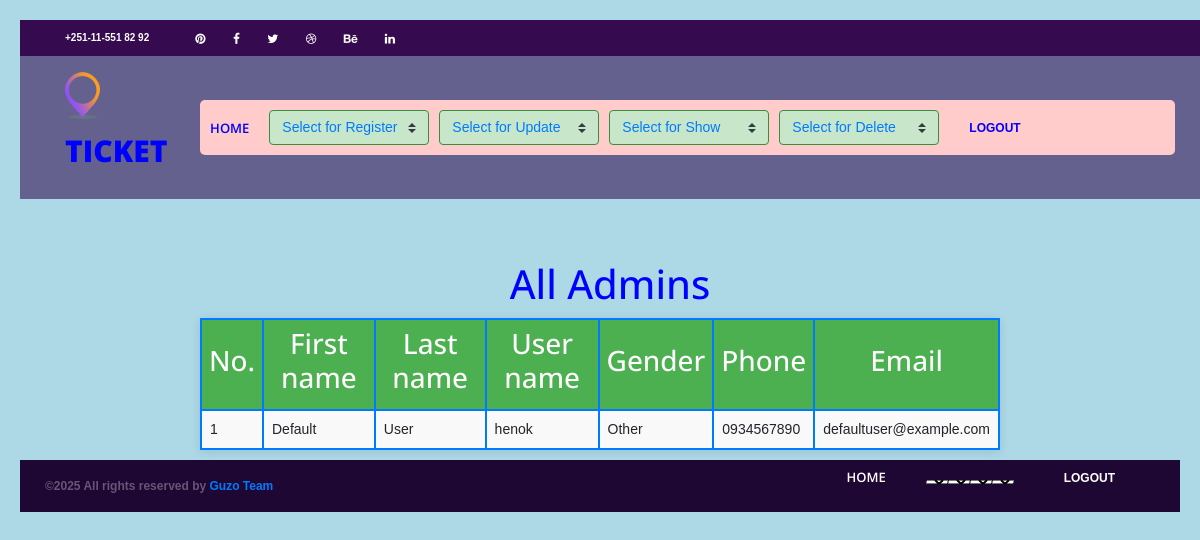
/users/, run on the app's committed database.
### users/models.py (models this page shows, shortened)
class CustomUser(AbstractUser):
    registration_id = models.UUIDField(default=uuid.uuid4, editable=False, unique=True)
    registered_time = models.DateTimeField(auto_now_add=True)
    fname = models.CharField(max_length=50, null=True, blank=True)
    lname = models.CharField(max_length=50, null=True, blank=True)
    gender = models.CharField(max_length=20, null=True, blank=True)
    phone = models.CharField(max_length=50, null=True, blank=True)
    groups = models.ManyToManyField(
        'auth.Group',
        related_name='customuser_set',
        blank=True
    )
    user_permissions = models.ManyToManyField(
        'auth.Permission',
        related_name='customuser_permissions_set',
        blank=True
    )

### users/views.py (the view)
# urls.py: path('', include('users.urls')),
def users(request):
    users = CustomUser.objects.all()
    return render(request, 'users/users.html',{'users': users})

### users/templates/users/users.html (shortened to what this page needs)
<!DOCTYPE html>
<html lang="en">
<head>
<link rel="stylesheet" type="text/css" href="../static/styles/bootstrap4/bootstrap.min.css">
<link href="../static/plugins/font-awesome-4.7.0/css/font-awesome.min.css" rel="stylesheet" type="text/css">
<link rel="stylesheet" type="text/css" href="../static/plugins/OwlCarousel2-2.2.1/owl.carousel.css">
<link rel="stylesheet" type="text/css" href="../static/plugins/OwlCarousel2-2.2.1/owl.theme.default.css">
<link rel="stylesheet" type="text/css" href="../static/plugins/OwlCarousel2-2.2.1/animate.css">
<link rel="stylesheet" type="text/css" href="../static/styles/main_styles.css">
<link rel="stylesheet" type="text/css" href="../static/styles/responsive.css">
</head>
<body style="background-color: lightblue;">
<div class="super_container">
<header class="header">
		<div class="top_bar">
			<div class="container">
				<div class="row">
					<div class="col d-flex flex-row">
						<div class="phone">+251-11-551 82 92</div>
						<div class="social">
							<ul class="social_list">
								<li class="social_list_item"><a href="#"><i class="fa fa-pinterest" aria-hidden="true"></i></a></li>
								<li class="social_list_item"><a href="#"><i class="fa fa-facebook" aria-hidden="true"></i></a></li>
								<li class="social_list_item"><a href="#"><i class="fa fa-twitter" aria-hidden="true"></i></a></li>
								<li class="social_list_item"><a href="#"><i class="fa fa-dribbble" aria-hidden="true"></i></a></li>
								<li class="social_list_item"><a href="#"><i class="fa fa-behance" aria-hidden="true"></i></a></li>
								<li class="social_list_item"><a href="#"><i class="fa fa-linkedin" aria-hidden="true"></i></a></li>
							</ul>
						</div>
					</div>
				</div>
			</div>
		</div>
		<nav class="main_nav">
    <div class="container">
        <div class="row">
            <div class="col main_nav_col d-flex flex-row align-items-center justify-content-start">
                <div class="logo_container">
                    <div class="logo">
                        <a href="#">
                            <img src="../static/images/logo.png" alt="">
                            <span style="color: blue;">ticket</span>
                        </a>
                    </div>
                </div>
                <link href="https://stackpath.bootstrapcdn.com/bootstrap/4.5.2/css/bootstrap.min.css" rel="stylesheet">
                <div class="container-fluid" style="background-color: #ffcccb; padding: 10px; border-radius: 5px;">
                    <ul class="main_nav_list d-flex flex-row align-items-center" style="list-style-type: none; padding: 0; margin: 0; overflow-x: auto;">
                        <li class="main_nav_item" style="margin-right: 20px;">
                            <a href="{% url 'home' %}" style="color: blue; text-decoration: none;">home</a>
                        </li>
                        <li class="main_nav_item" style="margin-right: 10px;">
                            <select onchange="location.href = this.value;" class="custom-select" style="min-width: 160px; color: #007BFF; background-color: #c8e6c9; border: 1px solid #388e3c; font-size: 14px;">
                                <option value="#">Select for Register</option>
                            </select>
                        </li>
                        <li class="main_nav_item" style="margin-right: 10px;">
                            <select onchange="location.href = this.value;" class="custom-select" style="min-width: 160px; color: #007BFF; background-color: #c8e6c9; border: 1px solid #388e3c; font-size: 14px;">
                                <option value="#">Select for Update</option>
                            </select>
                        </li>
                        <li class="main_nav_item" style="margin-right: 10px;">
                            <select onchange="location.href = this.value;" class="custom-select" style="min-width: 160px; color: #007BFF; background-color: #c8e6c9; border: 1px solid #388e3c; font-size: 14px;">
                                <option value="#">Select for Show</option>
                            </select>
                        </li>
                        <li class="main_nav_item" style="margin-right: 10px;">
                            <select onchange="location.href = this.value;" class="custom-select" style="min-width: 160px; color: #007BFF; background-color: #c8e6c9; border: 1px solid #388e3c; font-size: 14px;">
                                <option value="#">Select for Delete</option>
                            </select>
                        </li>
                        <li class="footer_nav_item" style="margin-left: 20px;">
                            <a href="{% url 'logout' %}" style="color: blue; text-decoration: none;">Logout</a>
                        </li>
                    </ul>
                </div>
            </div>
        </div>
    </div>
</nav>
	</header>
	<h1 style="margin: 0 auto; padding-left: 20px; text-align: center; display: block; color:blue;">All Admins</h1>
<table>
  <thead>
    <tr>
    <th><b><h3>No.</h3></b></th>
    <th><b><h3>First name</h3></b></th>
    <th><b><h3>Last name</h3></b></th>
    <th><b><h3>User name</h3></b></th>
    <th><b><h3>Gender</h3></b></th>
    <th><b><h3>Phone</h3></b></th>
    <th><b><h3>Email</h3></b></th>
    </tr>
  </thead>
  <tbody>
	{% for user in users %}
      <tr>
        <td>{{ forloop.counter }}</td>
        <td>{{ user.fname }}</td>
        <td>{{ user.lname }}</td>
        <td>{{ user.username }}</td>
        <td>{{ user.gender }}</td>
        <td>{{ user.phone}}</td>
        <td>{{ user.email}}</td>
      </tr>
    {% endfor %}
  </tbody>
</table>
  <div class="copyright">
		<div class="container">
			<div class="row">
				<div class="col-lg-3 order-lg-1 order-2  ">
					<div class="copyright_content d-flex flex-row align-items-center">
						<div>
&copy;<script>document.write(new Date().getFullYear());</script> All rights reserved by <a href="#">Guzo Team</a>
</div>
					</div>
				</div>
				<div class="col-lg-9 order-lg-2 order-1">
					<div class="footer_nav_container d-flex flex-row align-items-center justify-content-lg-end">
						<div class="footer_nav">
							<ul class="footer_nav_list">
								<li class="main_nav_item"><a href="{% url 'home' %}">home</a></li>
                           <select onchange="location.href = this.value;">
                           <option value="#">Select for Register</option>
                           </select>
                          <select onchange="location.href = this.value;">
                          <option value="#">Select for Update</option>
                           </select>
                           <select onchange="location.href = this.value;">
                           <option value="{% url 'admindelete' %}">Select for Show</option>
                           </select>
                           <select onchange="location.href = this.value;">
                           <option value="{% url 'admindelete' %}">Select for Delete</option>
                           </select>
                           <li class="footer_nav_item"><a href="{% url 'logout' %}" style="color:white;margin-left:50px;">Logout</a></li>
							</ul>
						</div>
					</div>
				</div>
			</div>
		</div>
	</div>
</div>
</body>
</html>

### users/static/styles/main_styles.css (style rules this page uses)
* { margin: 0; padding: 0; -webkit-font-smoothing: antialiased; -webkit-text-shadow: rgba(0,0,0,.01) 0 0 1px; text-shadow: rgba(0,0,0,.01) 0 0 1px; }
body { font-family: 'Open Sans', sans-serif; font-size: 14px; font-weight: 400; background: #FFFFFF; color: #a5a5a5; }
div { display: block; position: relative; -webkit-box-sizing: border-box; -moz-box-sizing: border-box; box-sizing: border-box; }
ul { list-style: none; margin-bottom: 0px; }
a, a:hover, a:visited, a:active, a:link { text-decoration: none; -webkit-font-smoothing: antialiased; -webkit-text-shadow: rgba(0,0,0,.01) 0 0 1px; text-shadow: rgba(0,0,0,.01) 0 0 1px; }
h1 { font-size: 48px; }
h3 { font-size: 24px; }
h1, h2, h3, h4, h5, h6 { font-family: 'Open Sans', sans-serif; -webkit-font-smoothing: antialiased; -webkit-text-shadow: rgba(0,0,0,.01) 0 0 1px; text-shadow: rgba(0,0,0,.01) 0 0 1px; }
.super_container { width: 100%; overflow: hidden; }
.header { position: fixed; width: 100%; background: rgba(54, 19, 84, 0.6); z-index: 12; }
.top_bar { width: 100%; height: 36px; background: #350a4e; -webkit-transition: all 400ms ease; -moz-transition: all 400ms ease; -ms-transition: all 400ms ease; -o-transition: all 400ms ease; transition: all 400ms ease; }
.phone { display: inline-block; margin-right: 36px; line-height: 36px; font-size: 10px; font-weight: 600; color: #FFFFFF; }
.social_list_item { position: relative; display: inline-block; margin-right: 3px; }
.social_list_item:last-child { margin-right: 0px; }
.social_list_item a { display: block; width: 100%; padding-left: 10px; padding-right: 10px; line-height: 36px; }
.social_list_item a i { font-size: 12px; color: #FFFFFF; -webkit-transition: all 200ms ease; -moz-transition: all 200ms ease; -ms-transition: all 200ms ease; -o-transition: all 200ms ease; transition: all 200ms ease; }
.main_nav_col { height: 143px; -webkit-transition: all 400ms ease; -moz-transition: all 400ms ease; -ms-transition: all 400ms ease; -o-transition: all 400ms ease; transition: all 400ms ease; }
.logo_container { -webkit-transform: translateY(-6px); -moz-transform: translateY(-6px); -ms-transform: translateY(-6px); -o-transform: translateY(-6px); transform: translateY(-6px); }
.logo a { font-family: 'Open Sans', sans-serif; font-size: 30px; color: #f4f4f8; font-weight: 800; text-transform: uppercase; }
.logo a img { display: inline-block; vertical-align: baseline; margin-right: 9px; -webkit-transform: translateY(2px); -moz-transform: translateY(2px); -ms-transform: translateY(2px); -o-transform: translateY(2px); transform: translateY(2px); }
.main_nav_item { position: relative; display: inline-block; margin-right: 40px; }
.main_nav_item a { font-family: 'Open Sans', sans-serif; font-size: 13px; font-weight: 600; color: #FFFFFF; text-transform: uppercase; padding-bottom: 10px; padding-top: 10px; }
.main_nav_item::after { display: block; position: absolute; left: -1px; bottom: -11px; width: calc(100% + 2px); height: 2px; background: linear-gradient(to right, #fa9e1b, #8d4fff); content: ''; opacity: 0; -webkit-transition: all 200ms ease; -moz-transition: all 200ms ease; -ms-transition: all 200ms ease; -o-transition: all 200ms ease; transition: all 200ms ease; }
.copyright { background: #1f0733; }
.copyright_content { height: 52px; }
.copyright_content div { font-size: 12px; font-weight: 600; color: #685677; }
.footer_nav_container { height: 52px; }
.footer_nav_list { font-size: 0px; }
.footer_nav_item { display: inline-block; margin-right: 40px; }
.footer_nav_item a { font-size: 12px; font-weight: 600; color: #685677; text-transform: uppercase; line-height: 2; -webkit-transition: all 200ms ease; -moz-transition: all 200ms ease; -ms-transition: all 200ms ease; -o-transition: all 200ms ease; transition: all 200ms ease; }

### users/templates/users/users.html (style rules this page uses)
body { font-family: Arial, sans-serif; margin: 0; padding: 20px; background-color: #f4f4f4; }
table { width: 100%; max-width: 800px; border-collapse: collapse; margin: 10px auto; background-color: #f9f9f9; box-shadow: 0 2px 10px rgba(0, 0, 0, 0.1); }
th, td { border: 2px solid #007BFF; padding: 8px; text-align: left; font-size: 14px; word-wrap: break-word; }
th { background-color: #e9ecef; }
table { width: 100%; border-collapse: collapse; }
th { background-color: #4CAF50; color: white; padding: 7px; text-align: center; }
th:first-child { text-align: center; }
tr:nth-child(even) { background-color: #f2f2f2; }

### data on the page
CustomUser: fname "Default", lname "User", username "henok", gender "Other", phone "0934567890", email "defaultuser@example.com"
